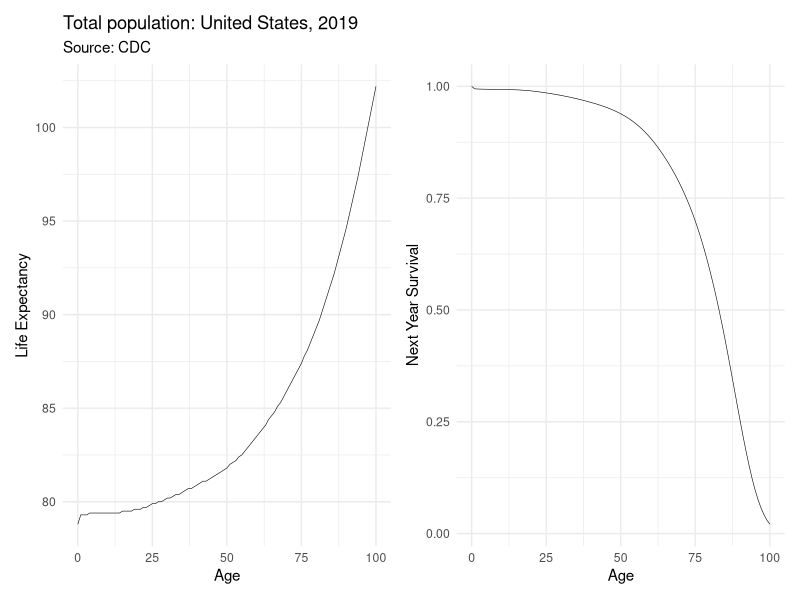

Here is the R script that generated this plot:
library(tidyverse)
library(patchwork)
#theme_set(ggdist::theme_ggdist())
theme_set(theme_minimal())

d <- read_csv("life-expectancy/2019-Table01.csv")
d <- d %>% 
  head(., -2) %>%
  mutate(age_start = sub("\\–.*", "", age))
d$age_start[dim(d)[1]] <- "100"
d$age_start <- as.numeric(d$age_start)

d <- d %>%
  mutate(ex_life_at = ex_life + age_start)

p1 <- ggplot(d, aes(age_start, ex_life_at))
p1 <- p1 + geom_line(size = 0.2) + xlab("Age") + ylab("Life Expectancy") +
  ggtitle("Total population: United States, 2019", subtitle = "Source: CDC")

p2 <- ggplot(d, aes(age_start, surv/100000))
p2 <- p2 + geom_line(size = 0.2) + xlab("Age") + ylab("Next Year Survival") 

print(p1 + p2)

